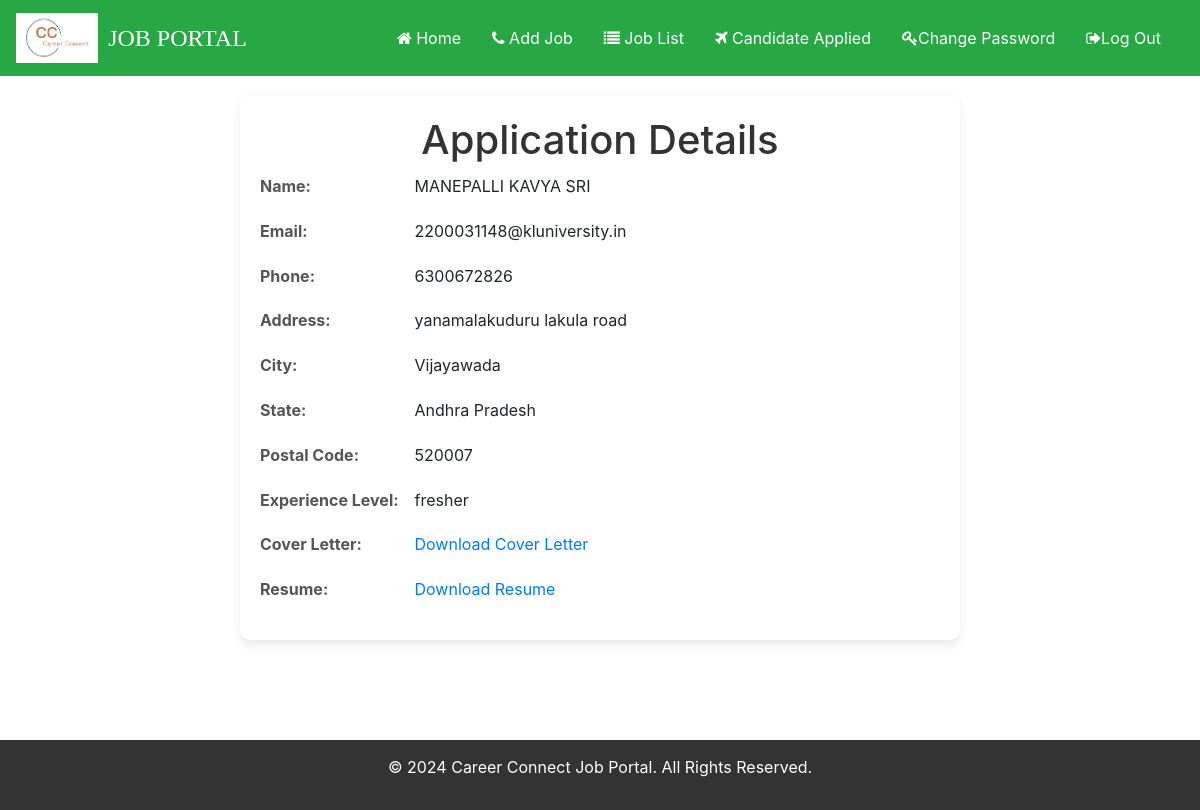
Page /view-application/8/ on the committed database.
### job/models.py (models this page shows)
class Application(models.Model):
    user = models.ForeignKey(User, on_delete=models.CASCADE)
    job = models.ForeignKey(Job, on_delete=models.CASCADE)
    name = models.CharField(max_length=255)
    email = models.EmailField()
    phone = models.CharField(max_length=15)
    address = models.TextField()
    city = models.CharField(max_length=100)
    state = models.CharField(max_length=100)
    postal_code = models.CharField(max_length=20)
    experience_level = models.CharField(max_length=50)
    cover_letter = models.FileField(upload_to='cover_letter/')
    resume = models.FileField(upload_to='resumes/')
    created_at = models.DateTimeField(auto_now_add=True)

### job/views.py (the view)
# urls.py: path('view-application/<int:application_id>/', view_application_details, name='view_application_details'),
def view_application_details(request, application_id):
    application = Application.objects.get(id=application_id)
    return render(request, 'application_details.html', {'application': application})

### job/templates/application_details.html (shortened to what this page needs)
{% load static %}
{% block body %}
{% include 'recruiter_navigation.html' %}<html lang="en">
<head>
</head>
<body>
    <div class="container">
        <h1>Application Details</h1>
        <div class="details">
            <p><strong>Name:</strong> {{ application.name }}</p>
            <p><strong>Email:</strong> {{ application.email }}</p>
            <p><strong>Phone:</strong> {{ application.phone }}</p>
            <p><strong>Address:</strong> {{ application.address }}</p>
            <p><strong>City:</strong> {{ application.city }}</p>
            <p><strong>State:</strong> {{ application.state }}</p>
            <p><strong>Postal Code:</strong> {{ application.postal_code }}</p>
            <p><strong>Experience Level:</strong> {{ application.experience_level }}</p>
            <p><strong>Cover Letter:</strong> <a href="{{ application.cover_letter.url }}" download>Download Cover Letter</a></p>
            <p><strong>Resume:</strong> <a href="{{ application.resume.url }}" download>Download Resume</a></p>
        </div>
    </div>
<div class="footer" style="background-color: #333; color: white; padding: 15px; text-align: center; width: 100%; margin-top: 100px;">
    <p>&copy; 2024 Career Connect Job Portal. All Rights Reserved.</p>
</div>
</body>
{% endblock %}

### job/templates/application_details.html (style rules this page uses)
.container { width: 60%; margin: 20px auto; padding: 20px; background: #fff; border-radius: 10px; box-shadow: 0 4px 10px rgba(0, 0, 0, 0.1); }
h1 { text-align: center; color: #333; }
.details { line-height: 1.8; }
.details strong { display: inline-block; width: 150px; color: #555; }

### rows in the picture
Application: name "MANEPALLI KAVYA SRI", email "2200031148@kluniversity.in", phone "6300672826", address "yanamalakuduru lakula road", city "Vijayawada", state "Andhra Pradesh", postal_code "520007", experience_level "fresher"
